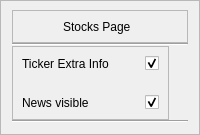
                             <widget class="QFrame" name="frame_120">
                              <property name="frameShape">
                               <enum>QFrame::StyledPanel</enum>
                              </property>
                              <property name="frameShadow">
                               <enum>QFrame::Raised</enum>
                              </property>
                              <layout class="QVBoxLayout" name="verticalLayout_162">
                               <property name="spacing">
                                <number>0</number>
                               </property>
                               <property name="topMargin">
                                <number>9</number>
                               </property>
                               <item>
                                <widget class="QFrame" name="frame_124">
                                 <property name="maximumSize">
                                  <size>
                                   <width>16777215</width>
                                   <height>50</height>
                                  </size>
                                 </property>
                                 <property name="sizeIncrement">
                                  <size>
                                   <width>0</width>
                                   <height>0</height>
                                  </size>
                                 </property>
                                 <property name="frameShape">
                                  <enum>QFrame::StyledPanel</enum>
                                 </property>
                                 <property name="frameShadow">
                                  <enum>QFrame::Raised</enum>
                                 </property>
                                 <layout class="QHBoxLayout" name="horizontalLayout_57">
                                  <property name="spacing">
                                   <number>0</number>
                                  </property>
                                  <property name="leftMargin">
                                   <number>15</number>
                                  </property>
                                  <property name="topMargin">
                                   <number>9</number>
                                  </property>
                                  <property name="rightMargin">
                                   <number>13</number>
                                  </property>
                                  <property name="bottomMargin">
                                   <number>8</number>
                                  </property>
                                  <item>
                                   <widget class="QLabel" name="label_40">
                                    <property name="maximumSize">
                                     <size>
                                      <width>35</width>
                                      <height>16777215</height>
                                     </size>
                                    </property>
                                    <property name="text">
                                     <string/>
                                    </property>
                                    <property name="pixmap">
                                     <pixmap resource="icons.qrc">:/icons/icons/activity.svg</pixmap>
                                    </property>
                                   </widget>
                                  </item>
                                  <item>
                                   <widget class="QLabel" name="label_37">
                                    <property name="maximumSize">
                                     <size>
                                      <width>16777215</width>
                                      <height>50</height>
                                     </size>
                                    </property>
                                    <property name="styleSheet">
                                     <string notr="true">font: 18pt &quot;MS Shell Dlg 2&quot;;</string>
                                    </property>
                                    <property name="text">
                                     <string>Stocks Page</string>
                                    </property>
                                   </widget>
                                  </item>
                                 </layout>
                                </widget>
                               </item>
                               <item>
                                <widget class="Line" name="line_14">
                                 <property name="orientation">
                                  <enum>Qt::Horizontal</enum>
                                 </property>
                                </widget>
                               </item>
                               <item alignment="Qt::AlignLeft">
                                <widget class="QFrame" name="frame_125">
                                 <property name="styleSheet">
                                  <string notr="true">font: 11pt &quot;MS Shell Dlg 2&quot;;</string>
                                 </property>
                                 <property name="frameShape">
                                  <enum>QFrame::StyledPanel</enum>
                                 </property>
                                 <property name="frameShadow">
                                  <enum>QFrame::Raised</enum>
                                 </property>
                                 <layout class="QGridLayout" name="gridLayout_7">
                                  <property name="horizontalSpacing">
                                   <number>36</number>
                                  </property>
                                  <property name="verticalSpacing">
                                   <number>24</number>
                                  </property>
                                  <item row="0" column="0">
                                   <widget class="QLabel" name="label_38">
                                    <property name="toolTipDuration">
                                     <number>0</number>
                                    </property>
                                    <property name="styleSheet">
                                     <string notr="true">font: 11pt &quot;MS Shell Dlg 2&quot;;</string>
                                    </property>
                                    <property name="text">
                                     <string>Ticker Extra Info</string>
                                    </property>
                                   </widget>
                                  </item>
                                  <item row="1" column="0">
                                   <widget class="QLabel" name="label_39">
                                    <property name="text">
                                     <string>News visible</string>
                                    </property>
                                   </widget>
                                  </item>
                                  <item row="1" column="1">
                                   <widget class="QCheckBox" name="settings_news_visible_checkBox">
                                    <property name="cursor">
                                     <cursorShape>PointingHandCursor</cursorShape>
                                    </property>
                                    <property name="text">
                                     <string/>
                                    </property>
                                    <property name="checkable">
                                     <bool>true</bool>
                                    </property>
                                    <property name="checked">
                                     <bool>true</bool>
                                    </property>
                                    <property name="tristate">
                                     <bool>false</bool>
                                    </property>
                                   </widget>
                                  </item>
                                  <item row="0" column="1">
                                   <widget class="QCheckBox" name="settings_extra_info_checkBox">
                                    <property name="text">
                                     <string/>
                                    </property>
                                    <property name="checked">
                                     <bool>true</bool>
                                    </property>
                                   </widget>
                                  </item>
                                 </layout>
                                </widget>
                               </item>
                               <item>
                                <widget class="Line" name="line_16">
                                 <property name="orientation">
                                  <enum>Qt::Horizontal</enum>
                                 </property>
                                </widget>
                               </item>
                              </layout>
                             </widget>
